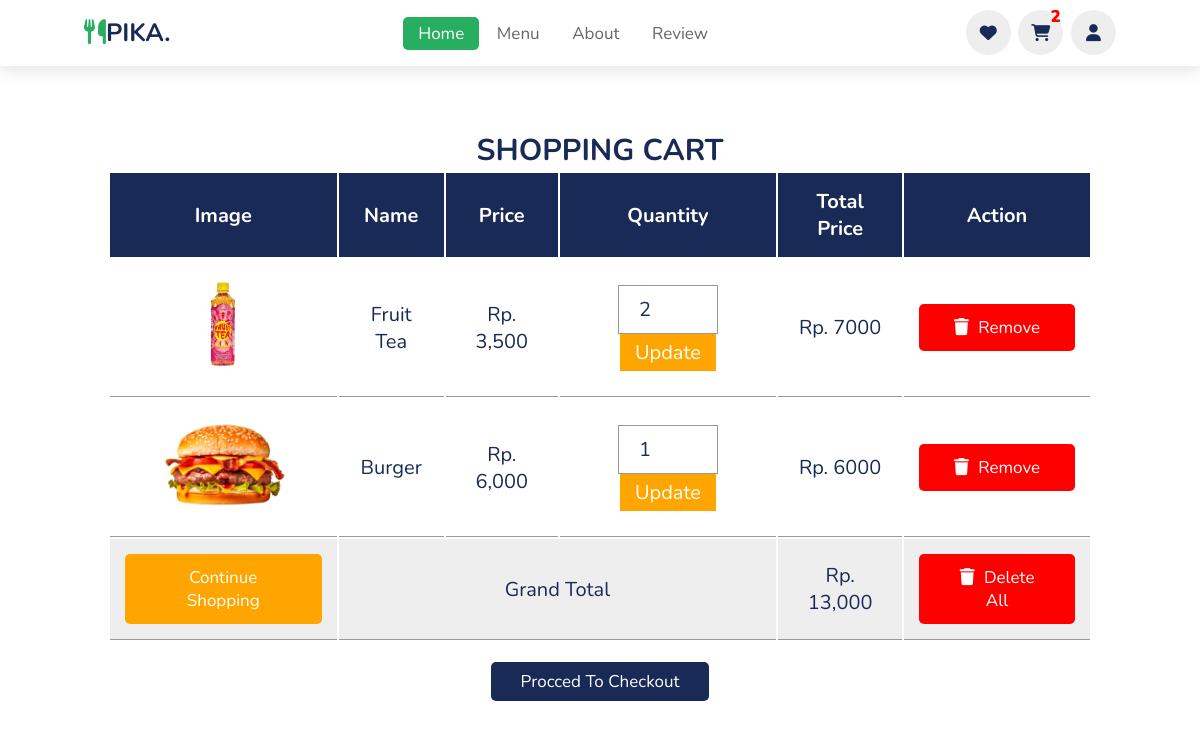
The app's page /cart.php with its own data.
### tables this page shows
CREATE TABLE `cart` (
  `id` int(11) NOT NULL,
  `name` varchar(255) NOT NULL,
  `price` int(255) NOT NULL,
  `image` varchar(255) NOT NULL,
  `quantity` int(250) NOT NULL
);

### cart.php (the view, shortened to what this page needs)
<!DOCTYPE html>
<html lang="en">
<head>
    <link rel="stylesheet" href="https://cdnjs.cloudflare.com/ajax/libs/font-awesome/6.4.2/css/all.min.css" />
</head>
<body style="margin-top: 9rem;">
    <?php include 'header.php'; ?>
    <div class="container">
        <section class="shopping-cart">
            <h1 class="heading">shopping cart</h1>
            <table>
                <thead>
                    <th>image</th>
                    <th>name</th>
                    <th>price</th>
                    <th>quantity</th>
                    <th>total price</th>
                    <th>action</th>
                </thead>
                <tbody>
                    <?php
                    $select_cart = mysqli_query($koneksi, "SELECT * FROM `cart`");
                    number_format($grand_total = 0);
                    if (mysqli_num_rows($select_cart) > 0) {
                        while ($fetch_cart = mysqli_fetch_assoc($select_cart)) {
                    ?>
                            <tr>
                                <td><img height="100" alt="" src="admin/gambar/<?php echo $fetch_cart['image']; ?>"></td>
                                <td><?php echo $fetch_cart['name']; ?></td>
                                <td>Rp. <?php echo number_format($fetch_cart['price']); ?></td>
                                <td>
                                    <form action="" method="post">
                                        <input type="number" name="update_quantity" min="1" value="<?php echo $fetch_cart['quantity']; ?>">
                                        <input type="submit" value="update" name="update_update_btn">
                                    </form>
                                </td>
                                <td>Rp. <?php echo $sub_total = ($fetch_cart['price'] * $fetch_cart['quantity']); ?></td>
                                <td><a href="cart.php?remove=<?php echo $fetch_cart['id']; ?>" onclick="return confirm('remove item from cart?')" class="delete-btn"> <i class="fas fa-trash"></i> remove</a></td>
                            </tr>
                    <?php
                            number_format((int)$grand_total += (int)$sub_total);
                        };
                    };
                    ?>
                    <tr class="table-bottom">
                        <td><a href="index.php" class="option-btn" style="margin-top: 0;">continue shopping</a></td>
                        <td colspan="3">grand total</td>
                        <td>Rp. <?php echo number_format($grand_total); ?></td>
                        <td><a href="cart.php?delete_all" onclick="return confirm('are you sure you want to delete all?');" class="delete-btn"> <i class="fas fa-trash"></i> delete all </a></td>
                    </tr>
                </tbody>
            </table>
            <div class="checkout-btn">
                <a href="checkout.php" class="btn <?= ($grand_total > 1) ? '' : 'disabled'; ?>">procced to checkout</a>
            </div>
        </section>
    </div>
</body>

### styles/style.css (style rules this page uses)
:root { --green: #27ae60; --black: #192a56; --light-color: #666; --box-shadow: 0 .5rem 1.5rem rgba(0, 0, 0, .1); }
* { padding: 0; margin: 0; font-family: 'Nunito', sans-serif; box-sizing: border-box; text-decoration: none; outline: none; border: none; text-transform: capitalize; transition: all .2s linear; }
a { text-decoration: none; }
html { font-size: 62.5%; overflow-x: hidden; scroll-padding-top: 5.5rem; scroll-behavior: smooth; }
section { padding: 2rem 9%; }
.heading { text-align: center; color: var(--black); font-size: 3rem; padding-top: 2rem; text-transform: uppercase; }
.btn { margin-top: 1rem; display: inline-block; font-size: 1.7rem; color: #fff; background: var(--black); border-radius: .5rem; cursor: pointer; padding: .8rem 3rem; }

### cart.php (style rules this page uses)
:root { --blue: #2980b9; --red: #27ae60; --orange: orange; --black: #333; --white: #fff; --bg-color: #eee; --dark-bg: rgba(0, 0, 0, .7); --box-shadow: 0 .5rem 1rem rgba(0, 0, 0, .1); --border: .1rem solid #999; }
.shopping-cart table { text-align: center; width: 100%; }
.shopping-cart table thead th { padding: 1.5rem; font-size: 2rem; color: var(--white); background-color: var(--black); }
.shopping-cart table tr td { border-bottom: var(--border); padding: 1.5rem; font-size: 2rem; color: var(--black); }
.shopping-cart table input[type="number"] { border: var(--border); padding: 1rem 2rem; font-size: 2rem; color: var(--black); width: 10rem; }
.shopping-cart table input[type="submit"] { padding: .5rem 1.5rem; cursor: pointer; font-size: 2rem; background-color: var(--orange); color: var(--white); }
.shopping-cart table .table-bottom { background-color: var(--bg-color); }
.shopping-cart .checkout-btn { text-align: center; margin-top: 1rem; }
.shopping-cart .checkout-btn a { display: inline-block; width: auto; }
.btn, .option-btn, .delete-btn { display: block; width: 100%; text-align: center; background-color: var(--blue); color: var(--white); font-size: 1.7rem; padding: 1.2rem 3rem; border-radius: .5rem; cursor: pointer; margin-top: 1rem; }
.option-btn i, .delete-btn i { padding-right: .5rem; }
.option-btn { background-color: var(--orange); }
.delete-btn { margin-top: 0; background-color: red; }

### records on screen
cart: image (picture), name "Fruit Tea", price "3,500", update_quantity "2", $sub_total = ($fetch_cart['price'] * $fetch_cart['quantity']) "7000"
cart: image (picture), name "Burger", price "6,000", update_quantity "1", price "6000"

### other values on screen
$jumlah "2"
$grand_total "13,000"
